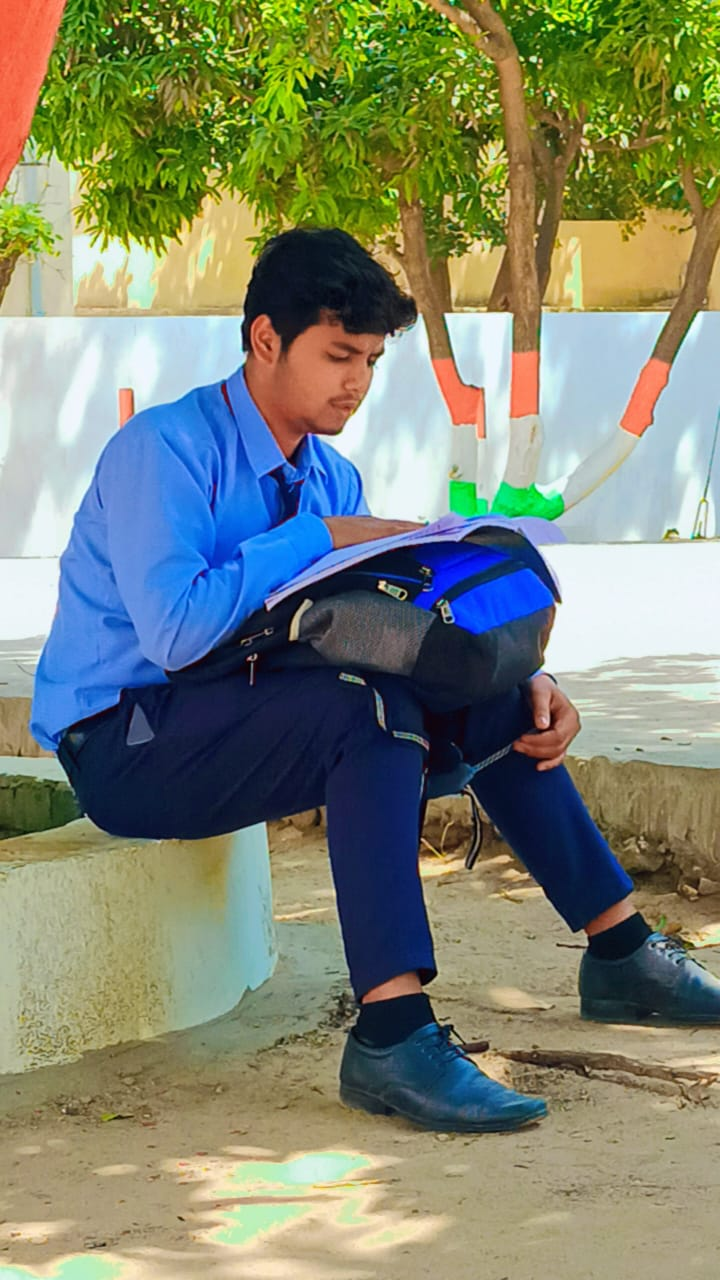
#> input picture avni.jpg, 720 x 1280 px, found by its file name
$ python 'ImplementOptimumGlobalThresholdingusingOtsu’sMethod.py'
#> lines starting #> are read from the running program, lines starting #| are printed output that depends on the picture; after the words box and inside, x2 and y2 are one past the last pixel; in counts of white or black regions, pixels touching at a corner belong together
import cv2
import matplotlib.pyplot as plt

img = cv2.imread("C://Users//ASUS//OneDrive//Desktop//avni.jpg", 0)
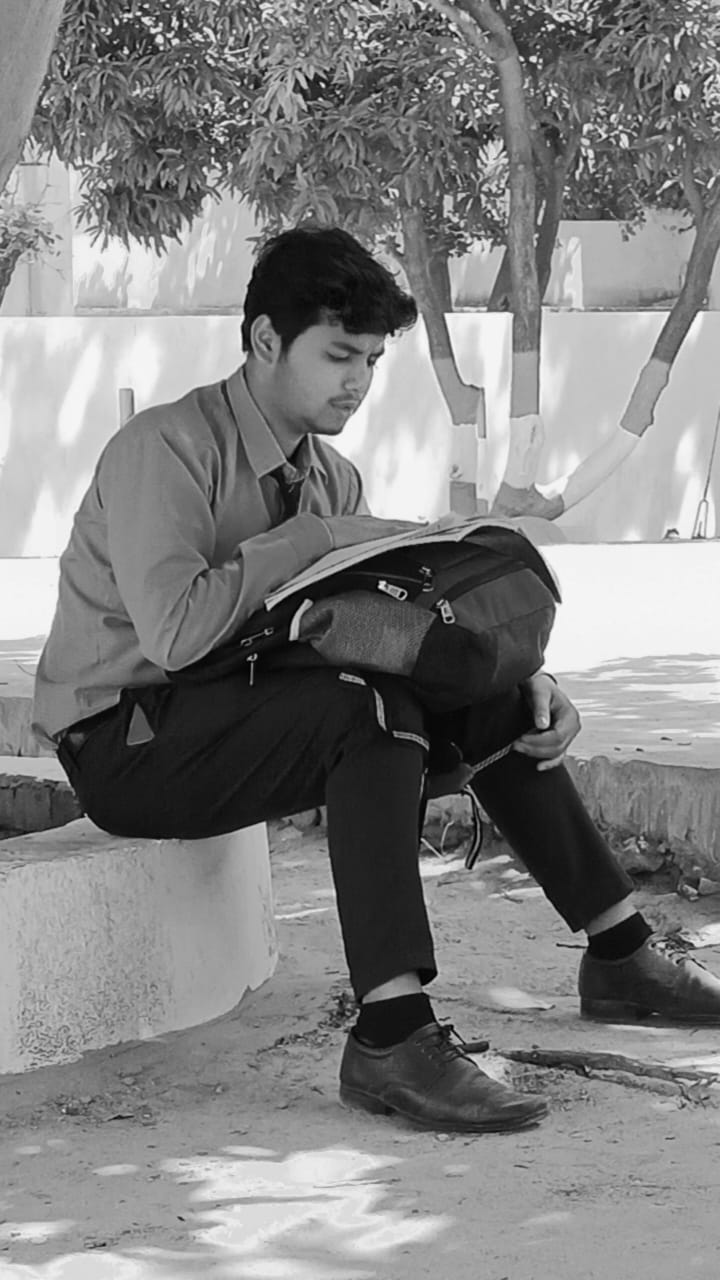
#> img: shape (1280, 720); min 0, max 254, mean 129.7
val, thresh = cv2.threshold(img, 0, 255, cv2.THRESH_BINARY + cv2.THRESH_OTSU)
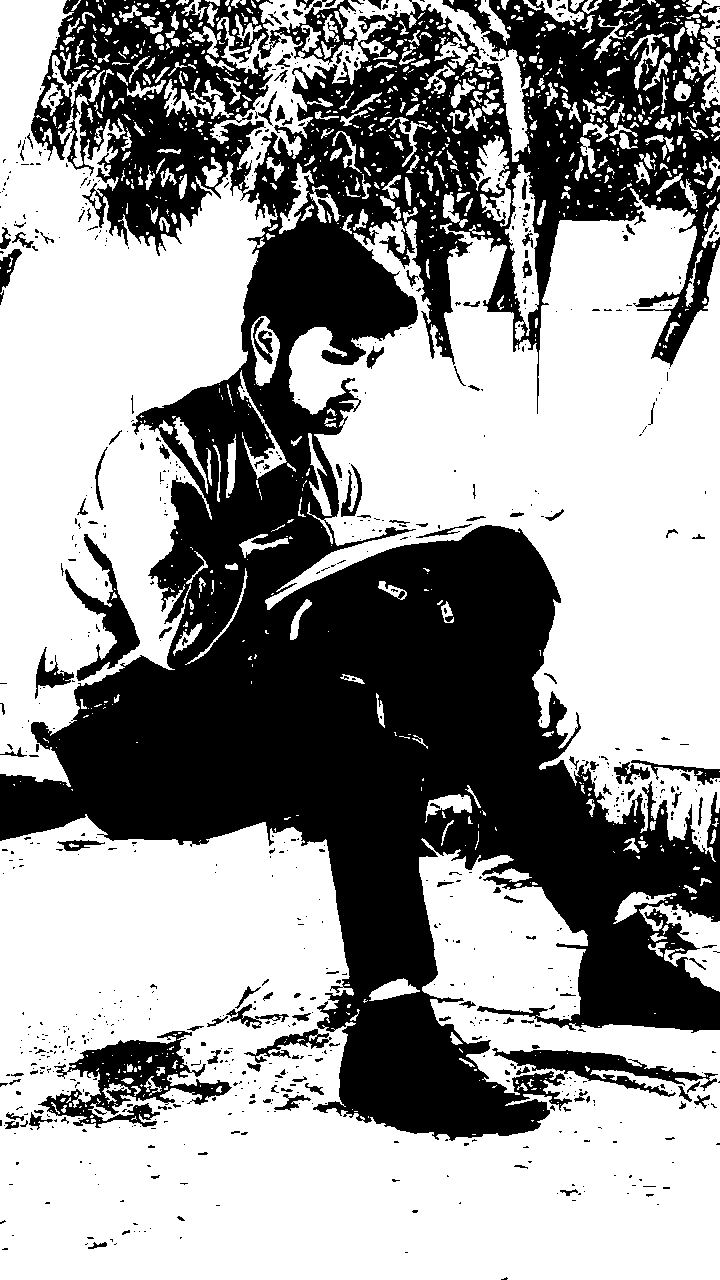
#> thresh: shape (1280, 720); 59.6% white; 845 black regions (692 under 20 px), largest, box (x1, y1, x2, y2) and area: (0, 0, 720, 1141) 344812, (38, 1031, 232, 1128) 6819, (492, 1048, 718, 1097) 3459
#> val = 119

plt.figure(figsize=(10, 5))
plt.subplot(1, 2, 1), plt.imshow(img, cmap='gray'), plt.title('Original'), plt.axis('off')
plt.subplot(1, 2, 2), plt.imshow(thresh, cmap='gray'), plt.title(f'Threshold = {int(val)}'), plt.axis('off')
plt.tight_layout()
plt.show()
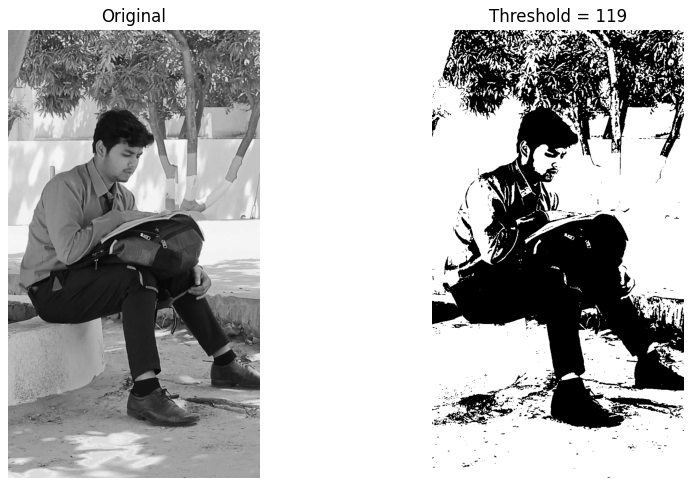
#> figure drawn by matplotlib, 2 panels
